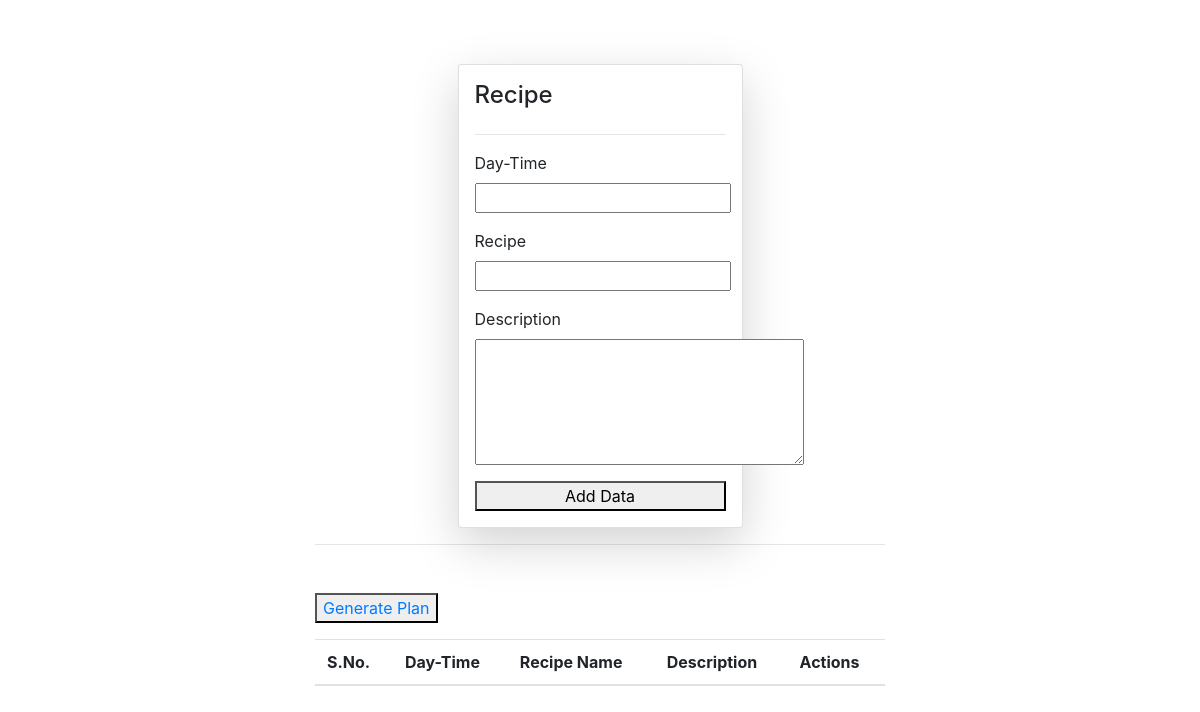
Before: / (signed in) with the older database file.
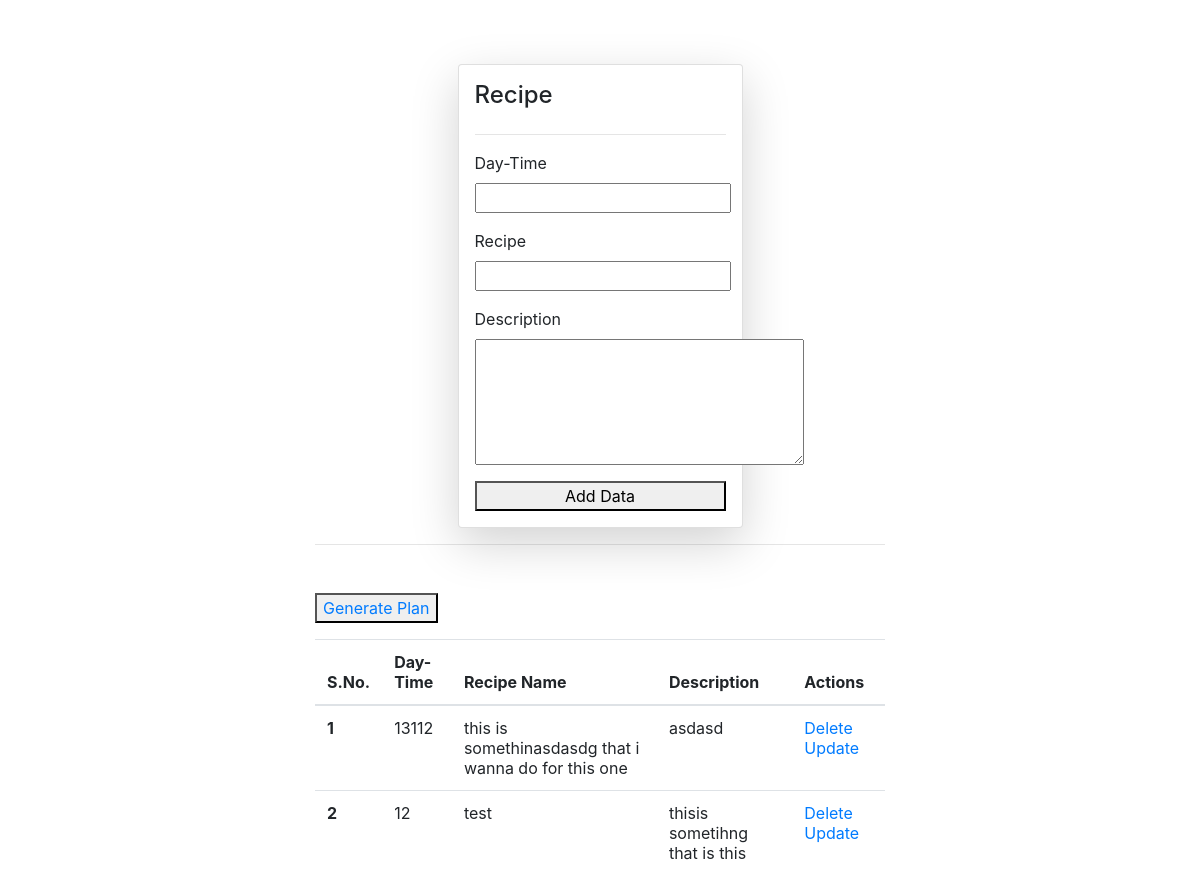
After: the same page with the newer database file.
### home/models.py (models this page shows, shortened)
class Recipe(models.Model):
    user = models.ForeignKey(GFG , on_delete=models.SET_NULL , null=True ,blank=True)
    day = models.CharField(max_length=100 , default='something')
    name = models.CharField(max_length=100 , default='something')
    description = models.TextField(default='something')

### home/views.py (the view, shortened to what this page needs)
# urls.py: path('', views.recipes, name='recipes'),
@login_required(login_url='/login/')
def recipes(request):
    queryset = Recipe.objects.all()
    if request.GET.get('search'):
        queryset = queryset.filter(
            day__icontains=request.GET.get('search'))
    context = {'recipes': queryset}
    return render(request, 'recipe.html', context)

### home/templates/recipe.html (shortened to what this page needs)
<link href="https://maxcdn.bootstrapcdn.com/bootstrap/4.5.2/css/bootstrap.min.css" rel="stylesheet">
<div class="container mt-3 col-6">
  <br><br>
    <form class="col-6 mx-auto card p-3 shadow-lg" method="post" enctype="multipart/form-data">
        <h4> Recipe </h4>
        <hr>
        <div class="form-group">
          <label for="exampleInputEmail1">Day-Time </label>
          <input type="text" name="day" required>
        </div>
        <div class="form-group">
          <label for="exampleInputEmail1">Recipe </label>
          <input name="name" type="text" required>
         </div>
        <div class="form-group">
          <label for="exampleInputPassword1">Description </label>
          <textarea  name="description"  type="text" rows="5" cols="30"></textarea>
        </div>
        <button type="submit" class="">Add Data</button>
    </form>
    <hr>
    <div class="class mt-5">
        <form action="">
          <button > <a  href="{% url 'pdf' %}">Generate Plan </a></button>
        </form>
        <table class="table mt-6">
            <thead>
                <tr>
                    <th scope="col">S.No. </th>
                    <th scope="col">Day-Time </th>
                    <th scope="col">Recipe Name </th>
                    <th scope="col">Description </th>
                    <th scope="col">Actions</th>
                </tr>
            </thead>
            <tbody>
                {% for recipe in recipes %}
                <tr>
                    <th scope="row">{{forloop.counter}}</th>
                    <td>{{recipe.day}}</td>
                    <td> {{recipe.name}}</td>
                    <td>{{recipe.description}}</td>
                    <td>
                        <a href="/delete_recipe/{{recipe.id }}" >Delete </a>
                        <a href="/update_recipe/{{recipe.id }}">Update </a>
                    </td>
                </tr>
                {% endfor %}
            </tbody>
        </table>
    </div>

Changed rows visible on the page:
added Recipe: day "13112", name "this is somethinasdasdg that i wanna do for this one", description "asdasd"
added Recipe: day "12", name "test", description "thisis sometihng that is this"
